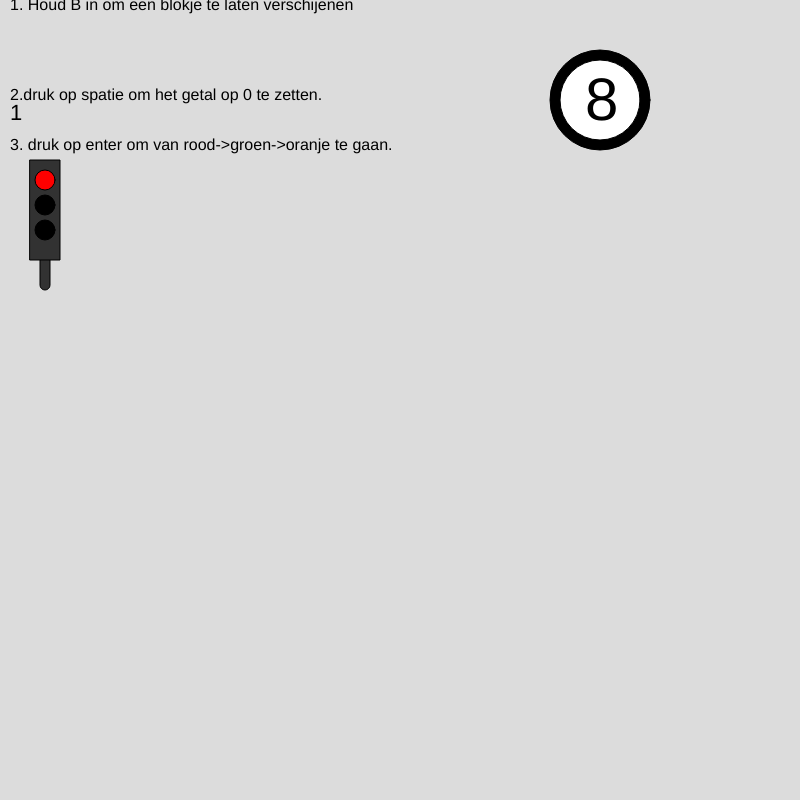
Frame 1 (no input)
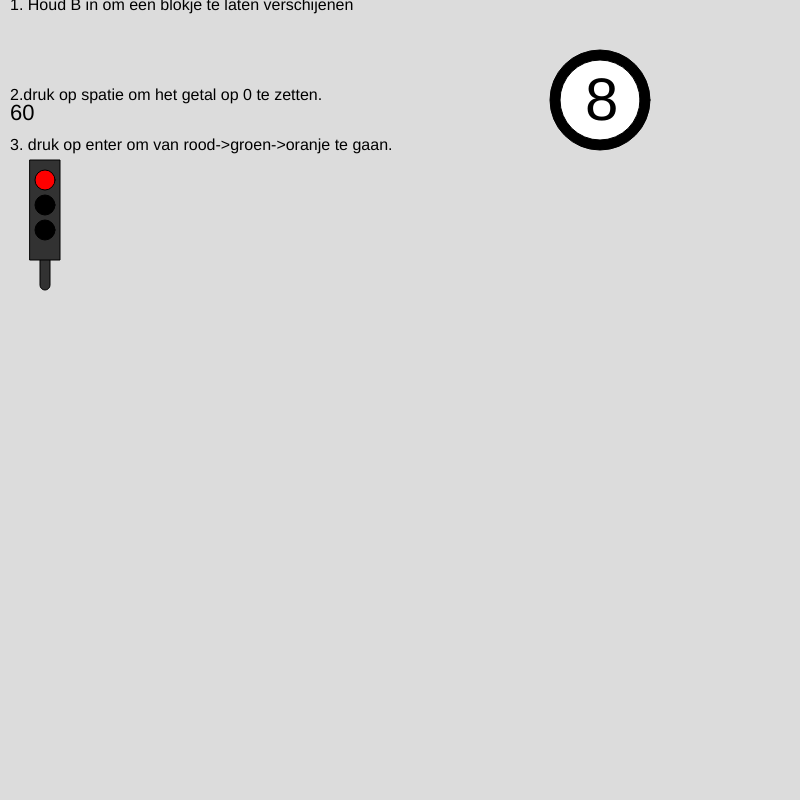
Frame 60 (no input)
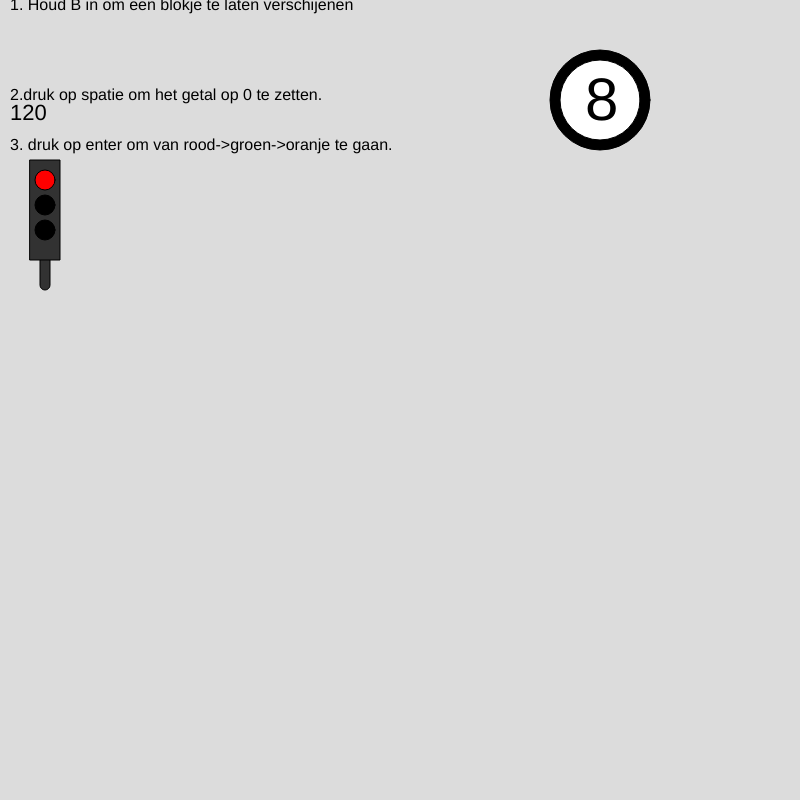
Frame 120 (the mouse pressed at the canvas centre since frame 60)

The p5.js sketch that drew these frames (run headless with seeded random() and noise() and a simulated clock; from frame 60 on, the mouse is pressed at the canvas centre):

// p5.js sketch
// ── sketch.js
function setup() {
  createCanvas(800, 800);
}
//variabele
let variabelnummer0=0

let rood
let geel
let groen
let stoplichtStatus=1

let wUp=0
let dRechts=0
let sDown=0
let aLinks=0

//opdracht1
function draw() {
  background(220);
textSize(16)
fill(0)
  text("1. Houd B in om een blokje te laten verschijenen",10,10);
if(keyIsPressed===true){
  if(keyCode===66){fill(255)
    rect(20,20,60)
  }
}
//opdracht 2
fill(0)
text("2.druk op spatie om het getal op 0 te zetten.",10,100)
variabelnummer0=variabelnummer0+1
textSize(22)
text(variabelnummer0,10,120)
if(keyIsPressed===true){
  if(keyCode===32){
  variabelnummer0=-1}
}
if(variabelnummer0>500){variabelnummer0=0}

//opdracht 3 stoplicht
textSize(16)
text("3. druk op enter om van rood->groen->oranje te gaan.",10,150)

fill(50)
rect(40,250,10,40,10);
rect(30,160,30,100);

rood= color(0,0,0)
geel= color(0,0,0)
groen= color(0,0,0)
//als de stoplichtStatus op 1 2 of 3 staat krijgt het de kleur die er bij hoort
if(stoplichtStatus==1){
rood=color(255,0,0)
}
if(stoplichtStatus==2){
groen=color(0,255,0)
}
if(stoplichtStatus==3){
geel=color(255,255,0)
}
fill(rood)
circle(45,180,20)

fill(geel)
circle(45,205,20)

fill(groen)
circle(45,230,20)

//opdracht4
push()
circle(600+dRechts+aLinks,100+wUp+sDown,100)
fill(255)
circle(600+dRechts+aLinks,100+wUp+sDown,80)
fill(0)
textSize(60)
text("8",585+dRechts+aLinks,120+wUp+sDown)

if(keyIsPressed===true){
  if(keyCode===87+keyCode===38){
    wUp=wUp-1
  }
}
if(keyIsPressed===true){
  if(keyCode===83){
    sDown=sDown+1
  }
}
if(keyIsPressed===true){
  if(keyCode===68){
    dRechts=dRechts+1
  }
}
if(keyIsPressed===true){
  if(keyCode===65){
    aLinks=aLinks-1
  }
}
if(keyIsPressed===true){
  if(keyCode===38){
    wUp=wUp-1
  }
}
if(keyIsPressed===true){
  if(keyCode===40){
    sDown=sDown+1
  }
}
if(keyIsPressed===true){
  if(keyCode===39){
    dRechts=dRechts+1
  }
}
if(keyIsPressed===true){
  if(keyCode===37){
    aLinks=aLinks-1
  }
}
//ik heb later gezien dat het makelijker kan maar het werkt dus ik vind het goed.
pop()

}
//elke keer als enter wordt gebruikt word er +1 gedaan bij stoplicht status en het kan niet over 3 gaan
function keyReleased(){
  if (keyCode===13){
    stoplichtStatus+=1
  }

if(stoplichtStatus>3){
  stoplichtStatus-=3
}
}
